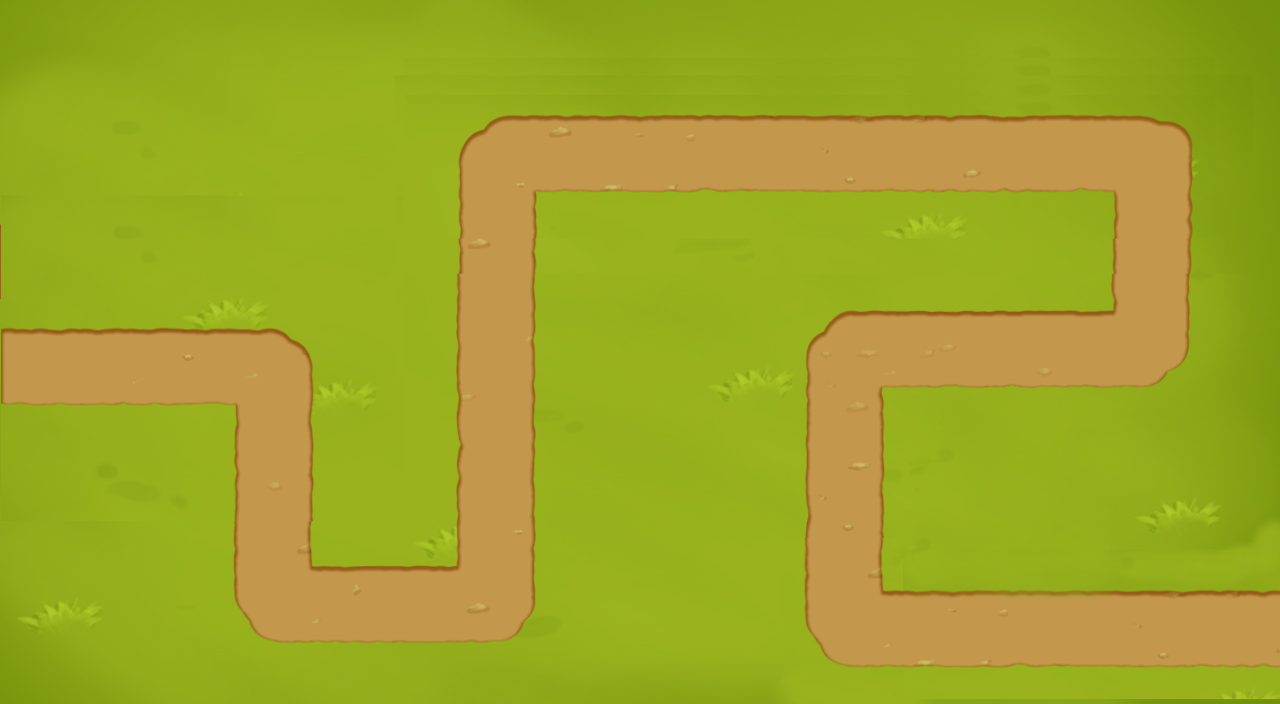

Rendered tile map (Tiled .tmx) drawn with the repository's tilesets; below, a short description and the map source with its tile grids summarised:
An orthogonal 40x22 tile map with 32x32 px tiles, 1 tile layer (Tile Layer 1), 2 tilesets.

<map version="1.0" tiledversion="1.1.5" orientation="orthogonal" renderorder="right-down" width="40" height="22" tilewidth="32" tileheight="32" infinite="0" nextobjectid="1">
 <tileset firstgid="1" name="1" tilewidth="32" tileheight="32" tilecount="880" columns="40">
  <image source="1.png" width="1280" height="704" />
  <tile id="175" type="1" />
  <tile id="176" type="1" />
  <tile id="177" type="1" />
  <tile id="178" type="1" />
  <tile id="179" type="1" />
  <tile id="180" type="1" />
  <tile id="181" type="1" />
  <tile id="182" type="1" />
  <tile id="183" type="1" />
  <tile id="184" type="1" />
  <tile id="185" type="1" />
  <tile id="186" type="1" />
  <tile id="187" type="1" />
  <tile id="188" type="1" />
  <tile id="189" type="1" />
  <tile id="190" type="1" />
  <tile id="191" type="1" />
  <tile id="192" type="1" />
  <tile id="193" type="1" />
  <tile id="194" type="1" />
  <tile id="195" type="1" />
  <tile id="196" type="1" />
  <tile id="215" type="1" />
  <tile id="216" type="1" />
  <tile id="217" type="1" />
  <tile id="218" type="1" />
  <tile id="219" type="1" />
  <tile id="220" type="1" />
  <tile id="221" type="1" />
  <tile id="222" type="1" />
  <tile id="223" type="1" />
  <tile id="224" type="1" />
  <tile id="225" type="1" />
  <tile id="226" type="1" />
  <tile id="227" type="1" />
  <tile id="228" type="1" />
  <tile id="229" type="1" />
  <tile id="230" type="1" />
  <tile id="231" type="1" />
  <tile id="232" type="1" />
  <tile id="233" type="1" />
  <tile id="234" type="1" />
  <tile id="235" type="1" />
  <tile id="236" type="1" />
  <tile id="255" type="1" />
  <tile id="275" type="1" />
  <tile id="276" type="1" />
  <tile id="295" type="1" />
  <tile id="315" type="1" />
  <tile id="316" type="1" />
  <tile id="335" type="1" />
  <tile id="355" type="1" />
  <tile id="356" type="1" />
  <tile id="375" type="1" />
  <tile id="395" type="1" />
  <tile id="396" type="1" />
  <tile id="415" type="1" />
  <tile id="426" type="1" />
  <tile id="427" type="1" />
  <tile id="428" type="1" />
  <tile id="429" type="1" />
  <tile id="430" type="1" />
  <tile id="431" type="1" />
  <tile id="432" type="1" />
  <tile id="433" type="1" />
  <tile id="434" type="1" />
  <tile id="435" type="1" />
  <tile id="436" type="1" />
  <tile id="440" type="10" />
  <tile id="441" type="1" />
  <tile id="442" type="1" />
  <tile id="443" type="1" />
  <tile id="444" type="1" />
  <tile id="445" type="1" />
  <tile id="446" type="1" />
  <tile id="447" type="1" />
  <tile id="448" type="1" />
  <tile id="455" type="1" />
  <tile id="465" type="1" />
  <tile id="466" type="1" />
  <tile id="467" type="1" />
  <tile id="468" type="1" />
  <tile id="469" type="1" />
  <tile id="470" type="1" />
  <tile id="471" type="1" />
  <tile id="472" type="1" />
  <tile id="473" type="1" />
  <tile id="474" type="1" />
  <tile id="475" type="1" />
  <tile id="488" type="1" />
  <tile id="495" type="1" />
  <tile id="505" type="1" />
  <tile id="506" type="1" />
  <tile id="528" type="1" />
  <tile id="535" type="1" />
  <tile id="545" type="1" />
  <tile id="546" type="1" />
  <tile id="568" type="1" />
  <tile id="575" type="1" />
  <tile id="585" type="1" />
  <tile id="586" type="1" />
  <tile id="608" type="1" />
  <tile id="615" type="1" />
  <tile id="625" type="1" />
  <tile id="626" type="1" />
  <tile id="648" type="1" />
  <tile id="655" type="1" />
  <tile id="665" type="1" />
  <tile id="666" type="1" />
  <tile id="688" type="1" />
  <tile id="695" type="1" />
  <tile id="705" type="1" />
  <tile id="706" type="1" />
  <tile id="728" type="1" />
  <tile id="729" type="1" />
  <tile id="730" type="1" />
  <tile id="731" type="1" />
  <tile id="732" type="1" />
  <tile id="733" type="1" />
  <tile id="734" type="1" />
  <tile id="735" type="1" />
  <tile id="745" type="1" />
  <tile id="746" type="1" />
  <tile id="768" type="1" />
  <tile id="769" type="1" />
  <tile id="770" type="1" />
  <tile id="771" type="1" />
  <tile id="772" type="1" />
  <tile id="773" type="1" />
  <tile id="774" type="1" />
  <tile id="775" type="1" />
  <tile id="786" type="1" />
  <tile id="787" type="1" />
  <tile id="788" type="1" />
  <tile id="789" type="1" />
  <tile id="790" type="1" />
  <tile id="791" type="1" />
  <tile id="792" type="1" />
  <tile id="793" type="1" />
  <tile id="794" type="1" />
  <tile id="795" type="1" />
  <tile id="796" type="1" />
  <tile id="797" type="1" />
  <tile id="798" type="1" />
  <tile id="799" type="20" />
  <tile id="826" type="1" />
  <tile id="827" type="1" />
  <tile id="828" type="1" />
  <tile id="829" type="1" />
  <tile id="830" type="1" />
  <tile id="831" type="1" />
  <tile id="832" type="1" />
  <tile id="833" type="1" />
  <tile id="834" type="1" />
  <tile id="835" type="1" />
  <tile id="836" type="1" />
  <tile id="837" type="1" />
  <tile id="838" type="1" />
  <tile id="839" type="1" />
 </tileset>
 <tileset firstgid="881" name="0" tilewidth="32" tileheight="32" tilecount="880" columns="40">
  <image source="0.png" width="1280" height="704" />
  <tile id="320" type="10" />
  <tile id="321" type="1" />
  <tile id="322" type="1" />
  <tile id="323" type="1" />
  <tile id="324" type="1" />
  <tile id="325" type="1" />
  <tile id="326" type="1" />
  <tile id="327" type="1" />
  <tile id="328" type="1" />
  <tile id="337" type="1" />
  <tile id="338" type="1" />
  <tile id="339" type="1" />
  <tile id="340" type="1" />
  <tile id="341" type="1" />
  <tile id="342" type="1" />
  <tile id="343" type="1" />
  <tile id="368" type="1" />
  <tile id="376" type="1" />
  <tile id="377" type="1" />
  <tile id="383" type="1" />
  <tile id="384" type="1" />
  <tile id="408" type="1" />
  <tile id="415" type="1" />
  <tile id="416" type="1" />
  <tile id="424" type="1" />
  <tile id="425" type="1" />
  <tile id="448" type="1" />
  <tile id="455" type="1" />
  <tile id="456" type="1" />
  <tile id="465" type="1" />
  <tile id="466" type="1" />
  <tile id="488" type="1" />
  <tile id="489" type="1" />
  <tile id="494" type="1" />
  <tile id="495" type="1" />
  <tile id="505" type="1" />
  <tile id="506" type="1" />
  <tile id="529" type="1" />
  <tile id="530" type="1" />
  <tile id="531" type="1" />
  <tile id="532" type="1" />
  <tile id="533" type="1" />
  <tile id="534" type="1" />
  <tile id="545" type="1" />
  <tile id="546" type="1" />
  <tile id="572" type="1" />
  <tile id="573" type="1" />
  <tile id="585" type="1" />
  <tile id="586" type="1" />
  <tile id="625" type="1" />
  <tile id="665" type="1" />
  <tile id="704" type="1" />
  <tile id="705" type="1" />
  <tile id="744" type="1" />
  <tile id="745" type="1" />
  <tile id="785" type="1" />
  <tile id="786" type="1" />
  <tile id="787" type="1" />
  <tile id="795" type="1" />
  <tile id="796" type="1" />
  <tile id="797" type="1" />
  <tile id="798" type="1" />
  <tile id="799" type="20" />
  <tile id="827" type="1" />
  <tile id="828" type="1" />
  <tile id="829" type="1" />
  <tile id="830" type="1" />
  <tile id="831" type="1" />
  <tile id="832" type="1" />
  <tile id="833" type="1" />
  <tile id="834" type="1" />
  <tile id="835" type="1" />
  <tile id="836" type="1" />
 </tileset>
 <layer name="Tile Layer 1" width="40" height="22">
  <data>[880 cells, 880 non-empty, 880 distinct tile ids]</data>
 </layer>
</map>